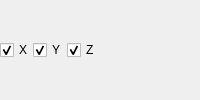
                                                            <widget class="QWidget" name="translate_valueWidget"
                                                                    native="true">
                                                                <layout class="QHBoxLayout"
                                                                        name="translate_valueWidgets">
                                                                    <property name="spacing">
                                                                        <number>0</number>
                                                                    </property>
                                                                    <property name="margin">
                                                                        <number>0</number>
                                                                    </property>
                                                                    <item>
                                                                        <layout class="QGridLayout" name="gridLayout">
                                                                            <item row="0" column="1">
                                                                                <widget class="QCheckBox"
                                                                                        name="ty_checkBox">
                                                                                    <property name="text">
                                                                                        <string>Y</string>
                                                                                    </property>
                                                                                    <property name="checked">
                                                                                        <bool>true</bool>
                                                                                    </property>
                                                                                </widget>
                                                                            </item>
                                                                            <item row="0" column="0">
                                                                                <widget class="QCheckBox"
                                                                                        name="tx_checkBox">
                                                                                    <property name="text">
                                                                                        <string>X</string>
                                                                                    </property>
                                                                                    <property name="checked">
                                                                                        <bool>true</bool>
                                                                                    </property>
                                                                                </widget>
                                                                            </item>
                                                                            <item row="0" column="2">
                                                                                <widget class="QCheckBox"
                                                                                        name="tz_checkBox">
                                                                                    <property name="text">
                                                                                        <string>Z</string>
                                                                                    </property>
                                                                                    <property name="checked">
                                                                                        <bool>true</bool>
                                                                                    </property>
                                                                                </widget>
                                                                            </item>
                                                                        </layout>
                                                                    </item>
                                                                    <item>
                                                                        <widget class="QLabel" name="label_5">
                                                                            <property name="minimumSize">
                                                                                <size>
                                                                                    <width>0</width>
                                                                                    <height>20</height>
                                                                                </size>
                                                                            </property>
                                                                            <property name="text">
                                                                                <string/>
                                                                            </property>
                                                                        </widget>
                                                                    </item>
                                                                </layout>
                                                            </widget>
